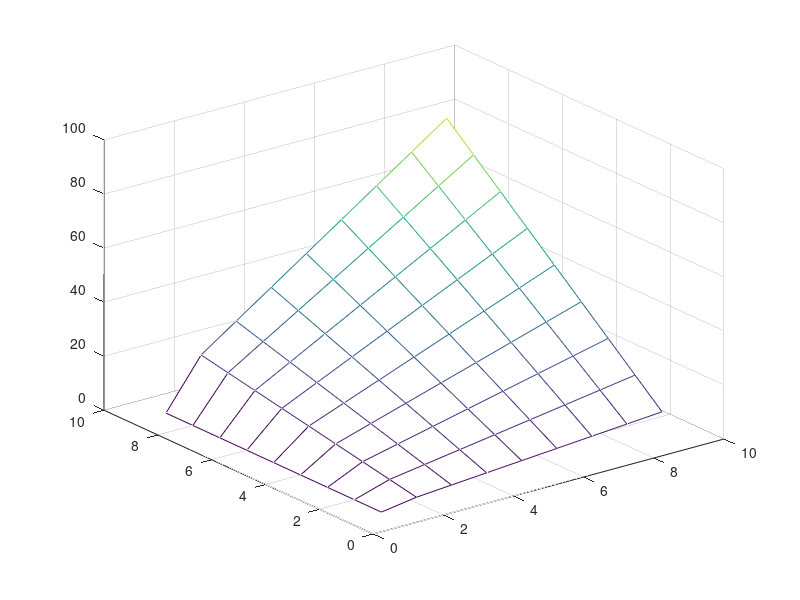

The MATLAB script that drew this image:
clear all;
close all;
clc;

for n=2:9
    for m=1:9
        table(m,n)=n*m;
    end
end

table(:,2:end)

figure;
mesh(table);